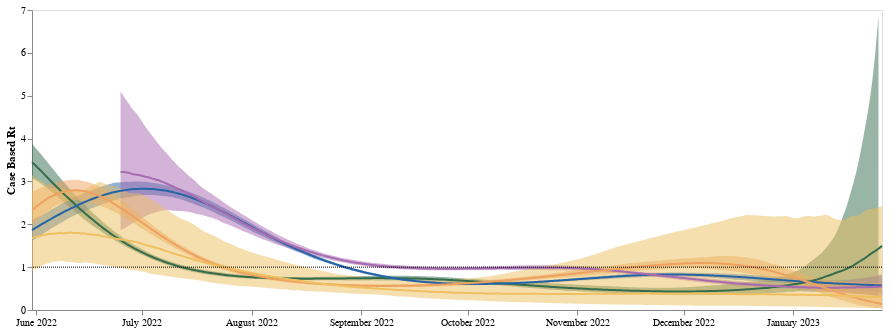

This figure's notebook cell:
### Markdown cell above
## plotting figure S6B

### Code cell
band3 = alt.Chart(case_rt).mark_area(interpolate='monotone', opacity = 0.5 ,color = "#f58518").encode(
    alt.X('date:T', axis=alt.Axis(title="",tickCount = "month", grid=False,format="%B %Y")),
    alt.Y('R_lower_95',axis=alt.Axis(title="Case Based Rt", grid=False)),# scale=alt.Scale(domain=(0.6, 1.3))),
    alt.Y2('R_upper_95' ),
    alt.Color("region",legend=None,  scale=alt.Scale( range=range_))
).properties(
    width=850,
    height=300).transform_filter(
    (datum.R_upper_95 <7) 
)

line3 = alt.Chart(case_rt).mark_line(
    opacity=1, interpolate='monotone', color = "#f58518"
).encode(
    alt.X('date:T', axis=alt.Axis(title="", grid=False)),
    alt.Y('median_R', axis=alt.Axis(title="", grid=False)),# scale=alt.Scale(domain=(0.6, 1.3))), 
    alt.Color("region")
).properties(
    width=850,
    height=300).transform_filter(
    (datum.median_R <5) 
)

case_rt_plot = band3 + line3 + one_line
case_rt_plot

### Figure 1 — Vega-Lite specification as saved in the notebook (floating-point values rounded to 4 significant figures; data arrays with more than 128 entries replaced by an {"elided": "..."} marker saying what was removed)
{"config": {"view": {"continuousWidth": 400, "continuousHeight": 300}}, "layer": [{"mark": {"type": "area", "color": "#f58518", "interpolate": "monotone", "opacity": 0.5}, "encoding": {"color": {"field": "region", "legend": null, "scale": {"range": ["#EEC060", "#2664A5", "#A76BB1", "#EEA160", "#356D4C"]}, "type": "nominal"}, "x": {"axis": {"format": "%B %Y", "grid": false, "tickCount": "month", "title": ""}, "field": "date", "type": "temporal"}, "y": {"axis": {"grid": false, "title": "Case Based Rt"}, "field": "R_lower_95", "type": "quantitative"}, "y2": {"field": "R_upper_95"}}, "height": 300, "transform": [{"filter": "(datum.R_upper_95 < 7)"}], "width": 850}, {"mark": {"type": "line", "color": "#f58518", "interpolate": "monotone", "opacity": 1}, "encoding": {"color": {"field": "region", "type": "nominal"}, "x": {"axis": {"grid": false, "title": ""}, "field": "date", "type": "temporal"}, "y": {"axis": {"grid": false, "title": ""}, "field": "median_R", "type": "quantitative"}}, "height": 300, "transform": [{"filter": "(datum.median_R < 5)"}], "width": 850}, {"data": {"name": "data-0f80976e06af035141dd0a0f11df9332"}, "mark": {"type": "rule", "strokeDash": [1, 1]}, "encoding": {"y": {"field": "y", "type": "quantitative"}}, "height": 300, "width": 850}], "data": {"name": "data-a5ce75894edb3070079419357c9f6e47"}, "$schema": "https://vega.github.io/schema/vega-lite/v4.17.0.json", "datasets": {"data-a5ce75894edb3070079419357c9f6e47": {"elided": "1180 records"}, "data-0f80976e06af035141dd0a0f11df9332": [{"y": 1.0}]}}
